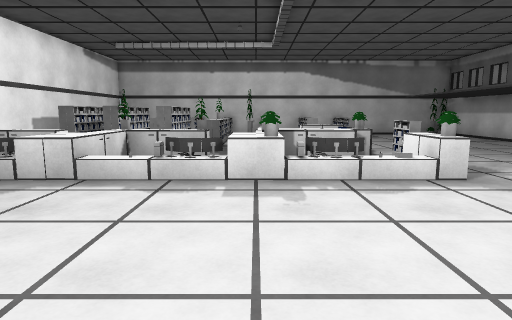
View 1 (above)

24 first-person views from a walk through a scene from a Unity 3-D project. The camera is 1.4 m above the floor, tilts 8° down and sees 75° across. The floor is counted in squares, 1.2 m on a side. Each view is taken from the middle of a square. On the plan, view 1 faces up. The plan holds only what a view shows up to about 14 squares ahead; the rest is blank. The player is left out.

View 2
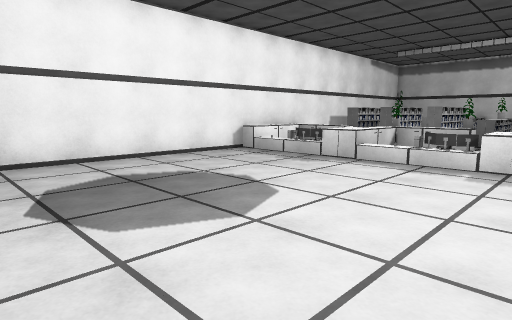

View 3
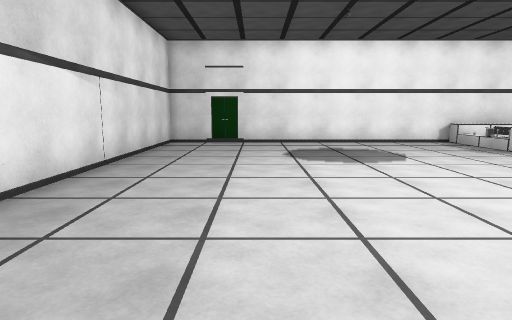

View 4
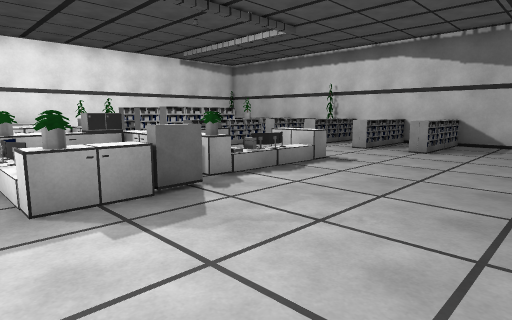

View 5
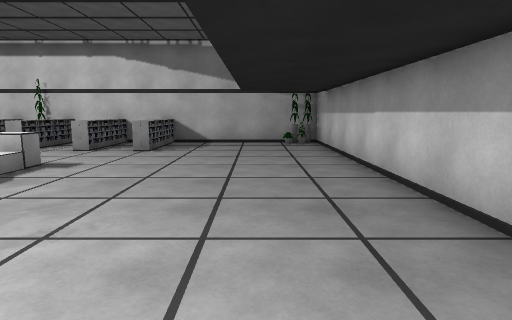

View 6
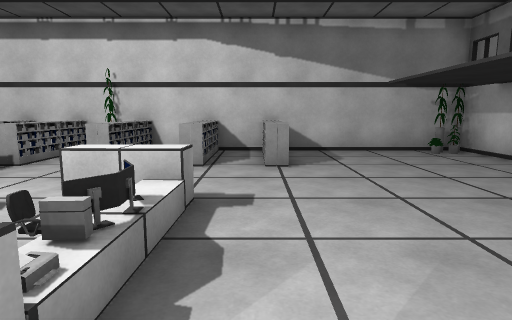

View 7
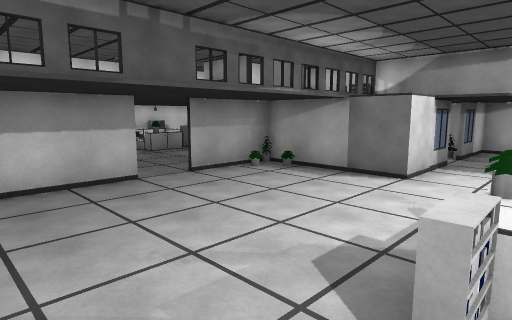

View 8
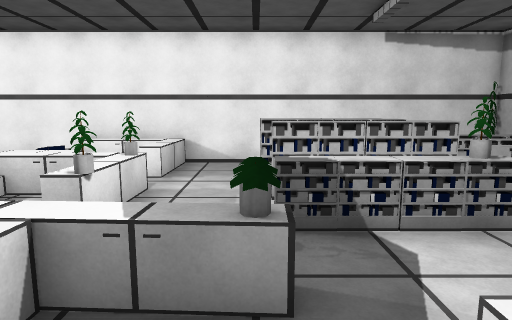

View 9
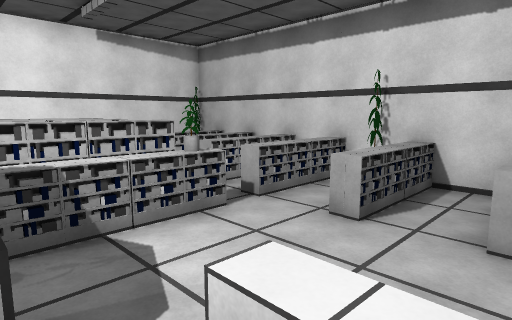

View 10
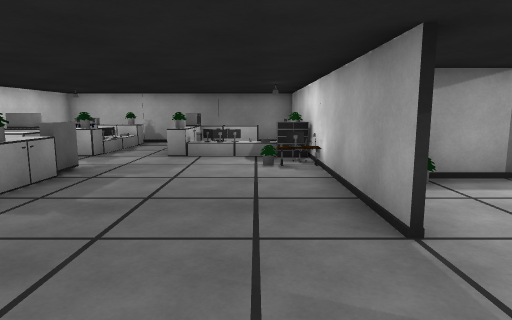

View 11
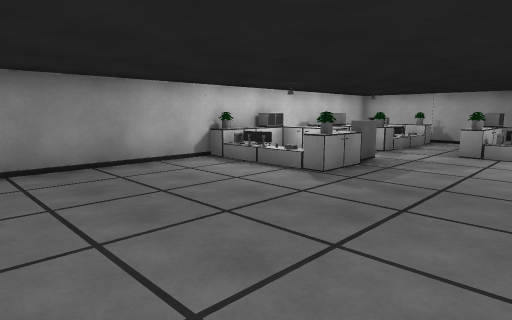

View 12
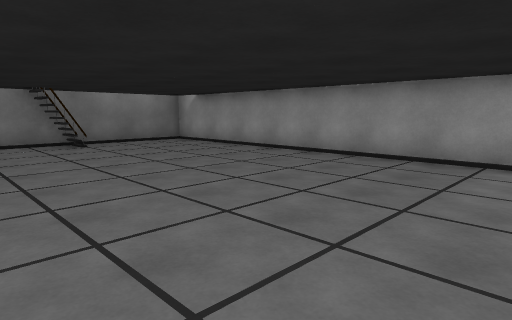

View 13
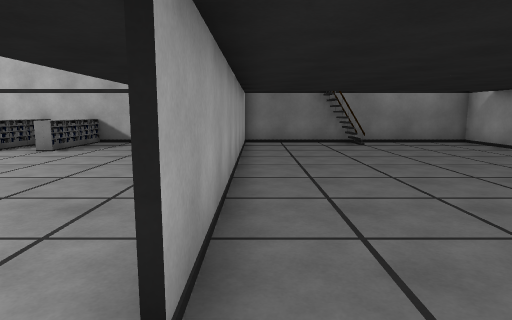

View 14
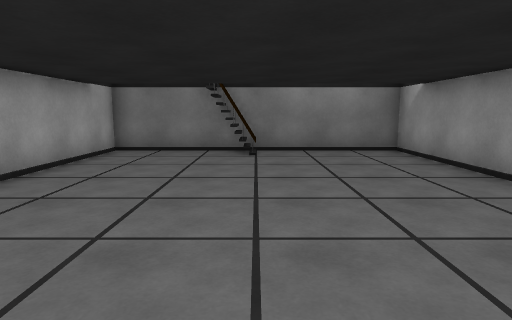

View 15
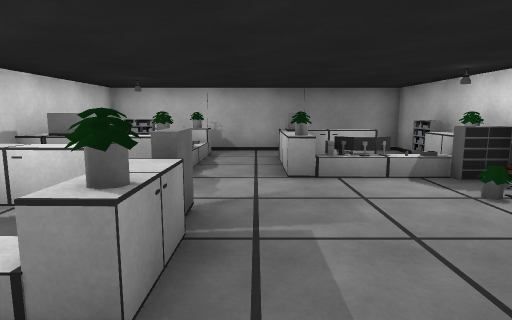

View 16
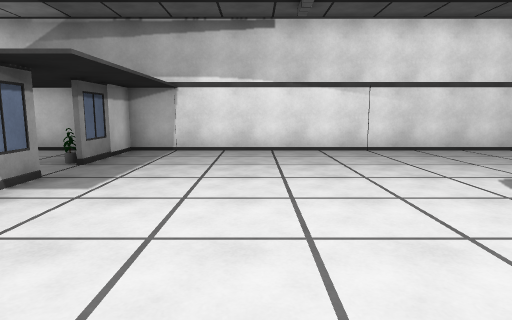

View 17
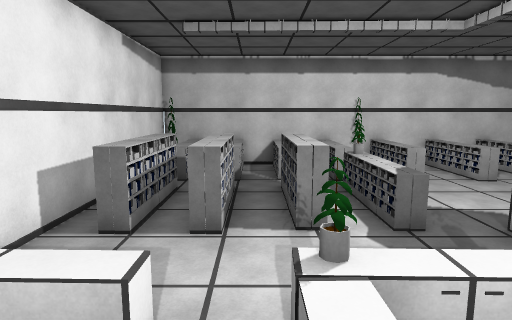

View 18
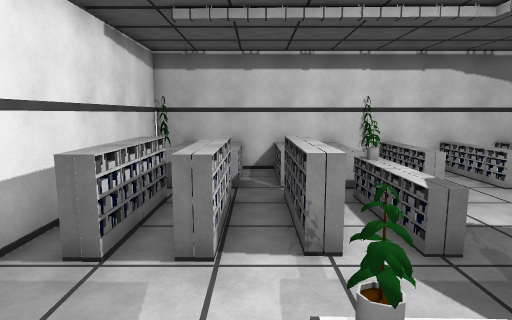

View 19
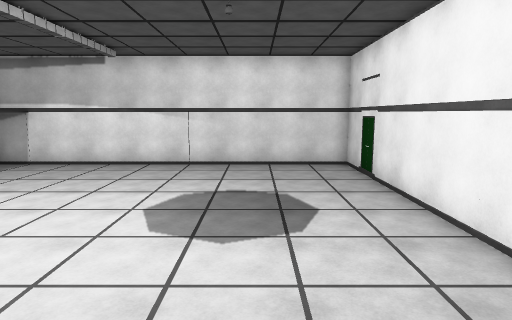

View 20
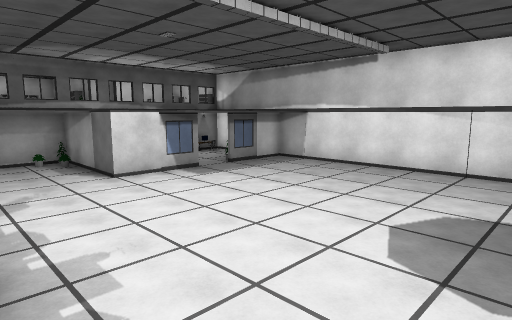

View 21
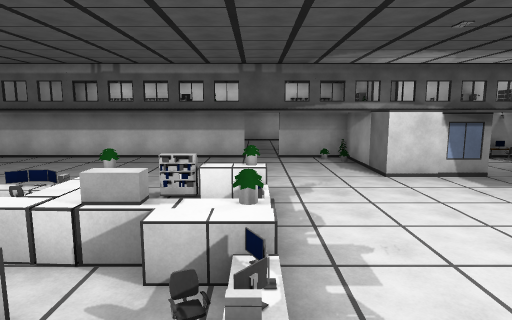

View 22
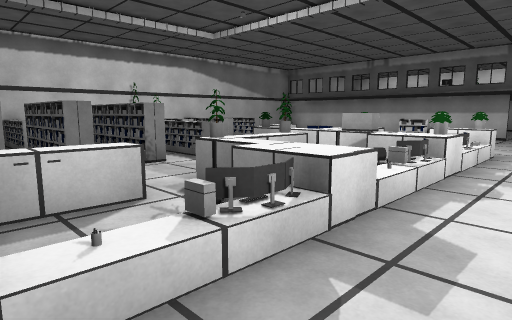

View 23
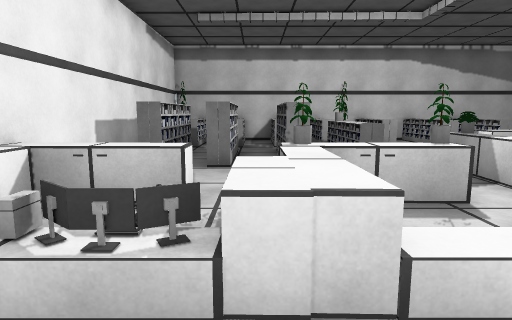

View 24
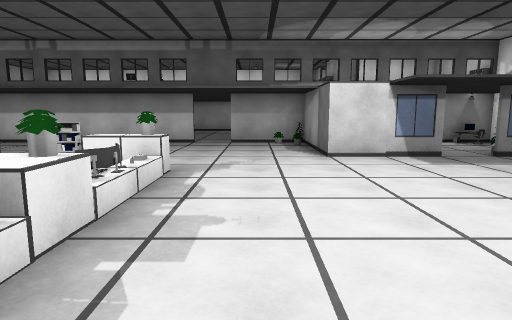

### Floor plan
Key: @ floor where view 1 was taken; # wall or solid block; . main floor; : floor 1 m higher than the main floor; / step, stairs or slope; = window, fence, low wall or low ledge; S shelf; C cabinet; H chair; O other object.
Columns run from 8 left of view 1 to 20 right of it. Each row starts with its distance up from view 1.
 19 ###O#O#######################
 18 ##OO.OOSOSSSOS....O...##....#
 17 #.OO.OOSSS.SSS....#...=.....#
 16 #.SS.SSSSS.SSS....#.........#
 15 #......S....S.....#.........#
 14 #.SS.SSS..........#.........#
 13 #.SS.SSS..........#.........#
 12 #.SS.SSS..OC......#.........#
 11 #.SS...S.C./......#.........#
 10 #.........H/......#.........#
  9 #=...CCO.::C......#.........#
  8 ##.C.CCCO CS......#.........#
  7 #C.O:C.HC  C......#.........#
  6 #///////O///O...............#
  5 #...........................#
  4 #.................#.........#
  3 #.................#.....CO=O#
  2 #.............####O.....=..C#
  1 #.............#   #.....##CC#
  0 #.......@.....#   #O.....   #
 -1 #.............#   #=.=#..#CC#
 -2 #................ O#  C..#  #
 -3 #.............#...#S  C..  ##
 -4 #.............#...#.#= ..   #
 -5 #.............#...#.  C..##S#
 -6 #############################

Where each view was taken, in squares from view 1:
view 1: 0 up, 0 right, facing up
view 2: 2 down, 1 right, facing up-left
view 3: 2 down, 6 right, facing left
view 4: 5 up, 8 right, facing up-left
view 5: 5 up, 8 right, facing up
view 6: 8 up, 4 right, facing up
view 7: 10 up, 3 right, facing down-right
view 8: 11 up, 3 right, facing left
view 9: 11 up, 3 right, facing up-left
view 10: 8 up, 12 right, facing down
view 11: 9 up, 12 right, facing down-right
view 12: 5 up, 11 right, facing up-right
view 13: 5 up, 11 right, facing up
view 14: 8 up, 15 right, facing up
view 15: 5 up, 15 right, facing down
view 16: 5 up, 2 right, facing down
view 17: 6 up, 4 left, facing up
view 18: 7 up, 4 left, facing up
view 19: 7 up, 4 left, facing down
view 20: 6 up, 4 left, facing down-right
view 21: 6 up, 4 left, facing right
view 22: 4 up, 7 left, facing up-right
view 23: 4 up, 4 left, facing up
view 24: 4 up, 3 left, facing right
